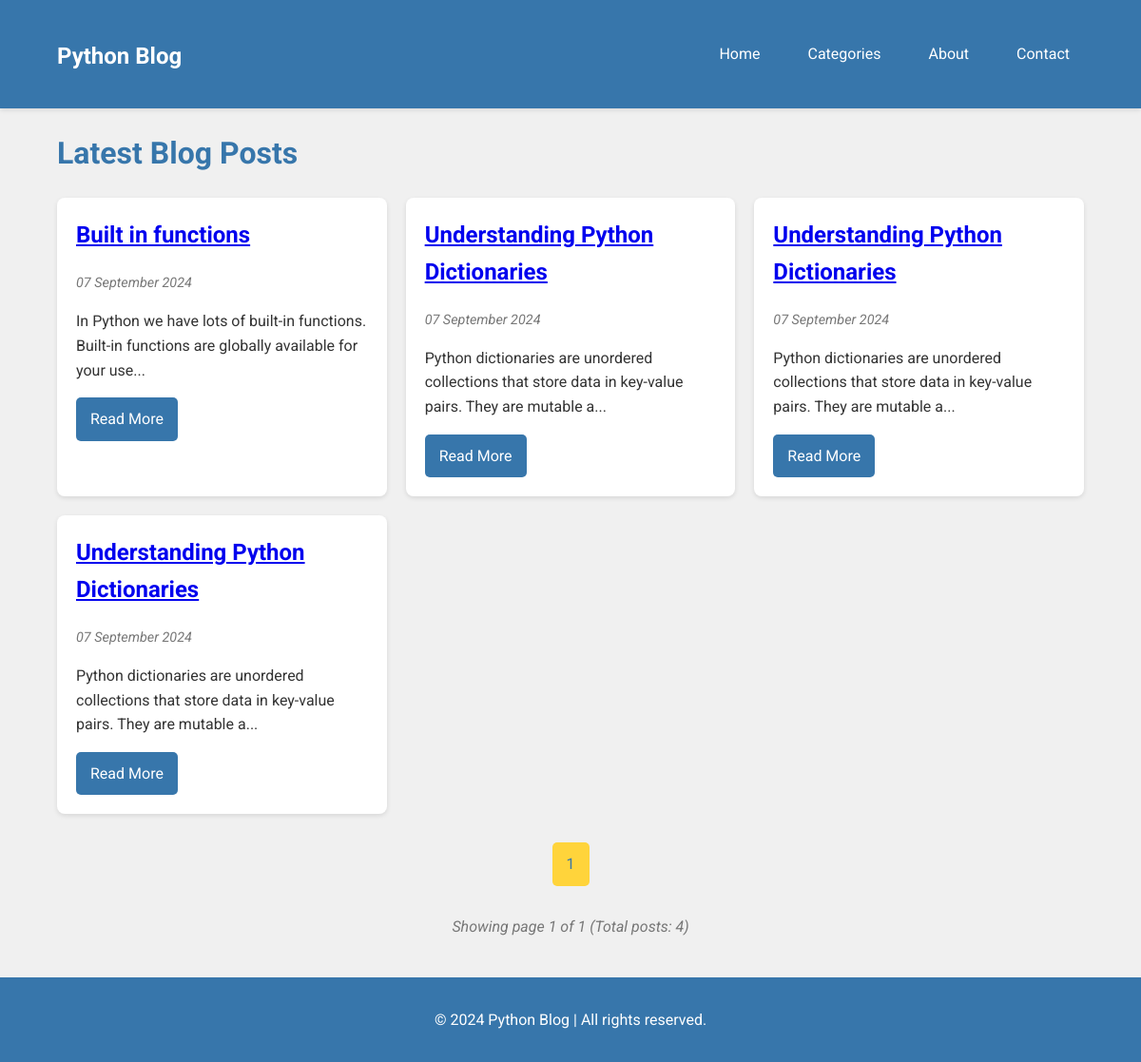
The page / on the database its author committed.
### app/models.py (models this page shows, shortened)
class BlogPost(db.Model):
    id = db.Column(db.Integer, primary_key=True)
    title = db.Column(db.String(100), nullable=False)
    content = db.Column(db.Text, nullable=False)
    code = db.Column(db.Text)
    output = db.Column(db.Text)
    date_posted = db.Column(db.DateTime, nullable=False, default=datetime.utcnow)

### app/routes.py (the view)
@app.route('/')
@app.route('/page/<int:page>')
def index(page=1):
    posts = BlogPost.query.order_by(BlogPost.date_posted.asc()).paginate(
        page=page,
        per_page=Config.POSTS_PER_PAGE,
        error_out=False
    )
    return render_template('index.html', posts=posts)

### app/templates/index.html (shortened to what this page needs)
{% extends "base.html" %} {% block content %}
<h1>Latest Blog Posts</h1>
<div class="blog-grid">
  {% for post in posts.items %}
  <div class="blog-card">
    <h2>
      <a href="{{ url_for('post', post_id=post.id) }}">{{ post.title }}</a>
    </h2>
    <p class="post-date">{{ post.date_posted.strftime('%d %B %Y') }}</p>
    <p>
      {{ post.content[:100] }}{% if post.content|length > 100 %}...{% endif %}
    </p>
    <a href="{{ url_for('post', post_id=post.id) }}" class="btn">Read More</a>
  </div>
  {% endfor %}
</div>
<div class="pagination">
   {% for page_num in posts.iter_pages(left_edge=1, right_edge=1,
  left_current=2, right_current=2) %} {% if page_num %} {% if posts.page ==
  page_num %}
  <a class="btn current-page" href="{{ url_for('index', page=page_num) }}"
    >{{ page_num }}</a
  >
  {% else %}
  <a class="btn" href="{{ url_for('index', page=page_num) }}">{{ page_num }}</a>
  {% endif %} {% else %}
  <span class="ellipsis">...</span>
  {% endif %} {% endfor %}
</div>
<p class="page-info">
  Showing page {{ posts.page }} of {{ posts.pages }} (Total posts: {{
  posts.total }})
</p>
{% endblock %}

### app/templates/base.html (shortened to what this page needs)
<!DOCTYPE html>
<html lang="en">
  <head>
    <link
      rel="stylesheet"
      href="https://cdnjs.cloudflare.com/ajax/libs/highlight.js/10.7.2/styles/default.min.css"
    />
    <link
      rel="stylesheet"
      href="{{ url_for('static', filename='css/style.css') }}"
    />
  </head>
  <body>
    <header class="main-header">
      <div class="container">
        <h1 class="logo"><a href="{{ url_for('index') }}">Python Blog</a></h1>
        <nav class="main-nav">
          <ul>
            <li><a href="{{ url_for('index') }}">Home</a></li>
            <li><a href="{{ url_for('categories') }}">Categories</a></li>
            <li><a href="{{ url_for('about') }}">About</a></li>
            <li><a href="{{ url_for('contact') }}">Contact</a></li>
          </ul>
        </nav>
      </div>
    </header>
    <main class="container">{% block content %}{% endblock %}</main>
    <footer>
      <div class="container">
        <p>&copy; 2024 Python Blog | All rights reserved.</p>
      </div>
    </footer>
  </body>
</html>

### app/static/css/style.css (style rules this page uses)
:root { --primary-color: #3776ab; --secondary-color: #ffd43b; --background-color: #f0f0f0; --text-color: #333; --nav-hover-color: #1d4166; }
body { font-family: "Roboto", sans-serif; line-height: 1.6; margin: 0; padding: 0; background-color: var(--background-color); color: var(--text-color); }
.container { width: 90%; max-width: 1200px; margin: 0 auto; padding: 0 20px; }
.main-header { background-color: var(--primary-color); padding: 10px 0; box-shadow: 0 2px 5px rgba(0, 0, 0, 0.1); }
.main-header .container { display: flex; justify-content: space-between; align-items: center; }
.logo a { color: white; text-decoration: none; font-size: 1.5rem; font-weight: bold; }
.main-nav ul { list-style-type: none; padding: 0; margin: 0; display: flex; }
.main-nav li { margin-left: 20px; }
.main-nav a { color: white; text-decoration: none; padding: 10px 15px; border-radius: 5px; transition: background-color 0.3s ease; }
main { padding: 20px 0; }
h1, h2, h3, h4, h5, h6 { color: var(--primary-color); }
.blog-grid { display: grid; grid-template-columns: repeat(auto-fit, minmax(300px, 1fr)); gap: 20px; margin-bottom: 20px; }
.blog-card { background: white; border-radius: 8px; box-shadow: 0 2px 5px rgba(0, 0, 0, 0.1); padding: 20px; transition: transform 0.3s ease; }
.blog-card h2 { margin-top: 0; font-size: 1.5rem; }
.blog-card .post-date { color: #777; font-size: 0.9em; font-style: italic; margin-bottom: 10px; }
.btn { display: inline-block; background: var(--primary-color); color: white; padding: 10px 15px; border: none; border-radius: 5px; text-decoration: none; font-size: 1rem; transition: background-color 0.3s ease, transform 0.3s ease; }
.pagination { text-align: center; margin: 30px 0; }
.pagination .btn { margin: 0 5px; }
.current-page { background: var(--secondary-color); color: var(--primary-color); }
.page-info { text-align: center; color: #777; font-style: italic; }
footer { background: var(--primary-color); color: white; text-align: center; padding: 1rem 0; margin-top: 40px; }

### rows shown on the page
BlogPost: title "Built in functions", date_posted "07 September 2024", content "In Python we have lots of built-in functions. Built-in functions are globally available for your use"
BlogPost: title "Understanding Python Dictionaries", date_posted "07 September 2024", content "Python dictionaries are unordered collections that store data in key-value pairs. They are mutable a"
BlogPost: title "Understanding Python Dictionaries", date_posted "07 September 2024", content "Python dictionaries are unordered collections that store data in key-value pairs. They are mutable a"
BlogPost: title "Understanding Python Dictionaries", date_posted "07 September 2024", content "Python dictionaries are unordered collections that store data in key-value pairs. They are mutable a"

### other values the page prints
{{ page_num }} "1"
{{ posts.page }} "1"
{{ posts.pages }} "1"
{{ posts.total }} "4"
